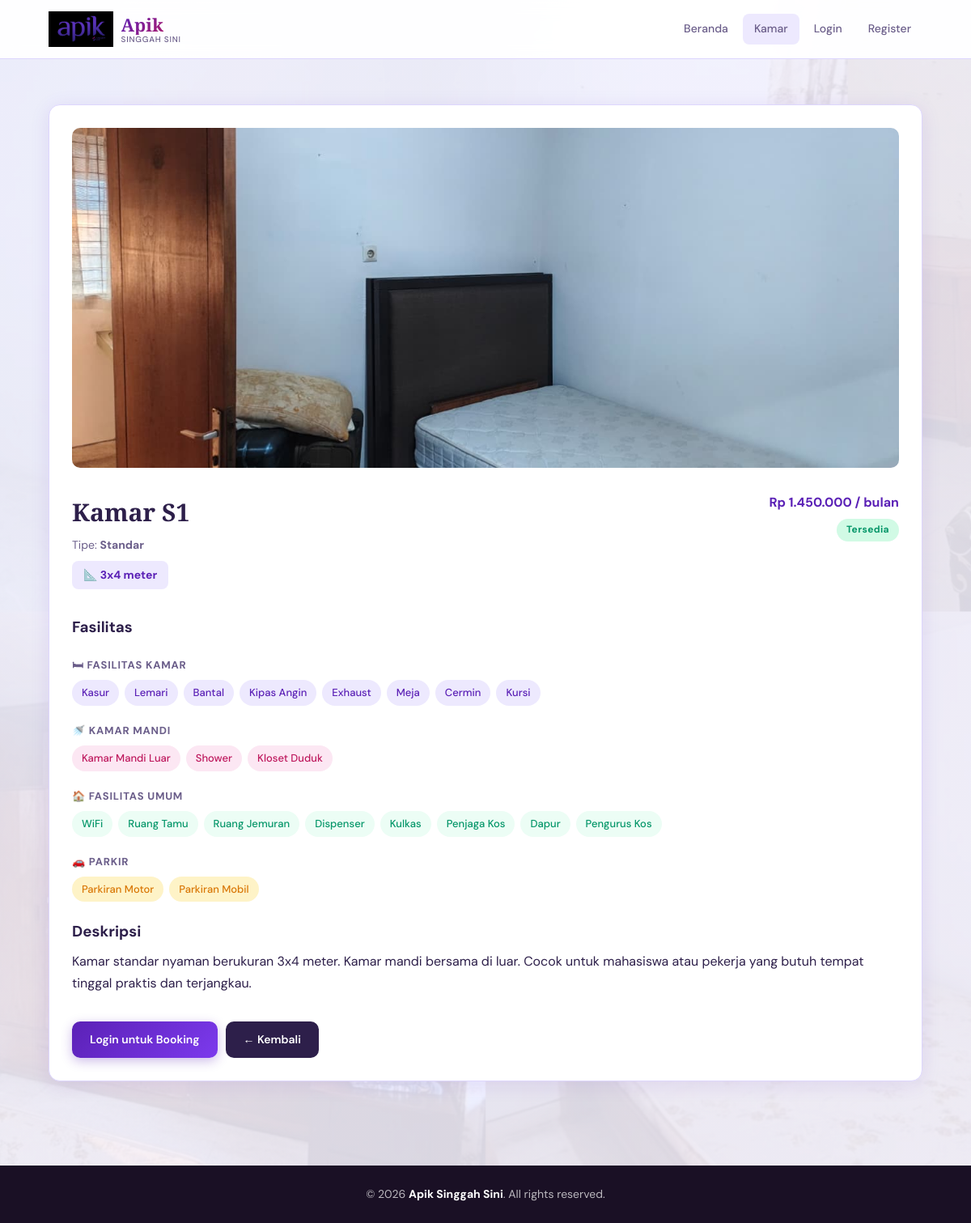
Page /detail-kamar.php?id=1 on the committed database.
### tables this page shows
CREATE TABLE IF NOT EXISTS rooms (
  id                    INT AUTO_INCREMENT PRIMARY KEY,
  nomor                 VARCHAR(10)  NOT NULL UNIQUE,
  tipe                  VARCHAR(50)  NOT NULL,
  harga                 INT          NOT NULL,
  status                ENUM('kosong','booking','terisi') DEFAULT 'kosong',
  ukuran                VARCHAR(30),
  foto                  VARCHAR(255),
  fasilitas_kamar       TEXT,
  fasilitas_kamar_mandi TEXT,
  fasilitas_umum        TEXT,
  fasilitas_parkir      TEXT,
  deskripsi             TEXT,
  created_at            TIMESTAMP DEFAULT CURRENT_TIMESTAMP
);

### detail-kamar.php (the view, shortened to what this page needs)
<?php
require_once 'includes/config.php';
$id = filter_input(INPUT_GET, 'id', FILTER_VALIDATE_INT);
$db   = getDB();
$stmt = $db->prepare('SELECT * FROM rooms WHERE id = ?');
$stmt->execute([$id]);
$room = $stmt->fetch();
$facKamar  = parseFacility($room['fasilitas_kamar']);
$facKM     = parseFacility($room['fasilitas_kamar_mandi']);
$facUmum   = parseFacility($room['fasilitas_umum']);
$facParkir = parseFacility($room['fasilitas_parkir']);
$canBook = $room['status'] === 'kosong';
?>
<!DOCTYPE html>
<html lang="id">
<head>
  <link rel="stylesheet" href="assets/css/style.css">
</head>
<body>
<?php include 'includes/navbar.php'; ?>
<main class="container section">
  <div class="detail-card">
    <img src="<?= e($room['foto']) ?>" alt="Kamar <?= e($room['nomor']) ?>" class="detail-image"
         onerror="this.src='assets/images/kamar-a1.jpg'">
    <div style="display:flex;align-items:flex-start;justify-content:space-between;flex-wrap:wrap;gap:10px;margin-bottom:8px;">
      <div>
        <h2 style="margin-bottom:4px;">Kamar <?= e($room['nomor']) ?></h2>
        <p style="color:var(--muted);font-size:14px;">Tipe: <strong><?= e($room['tipe']) ?></strong></p>
      </div>
      <div style="text-align:right;">
        <p class="price" style="margin:0;"><?= formatRupiah($room['harga']) ?> / bulan</p>
        <?= statusBadge($room['status']) ?>
      </div>
    </div>
    <?php if ($room['ukuran']): ?>
      <div class="ukuran-badge">📐 <?= e($room['ukuran']) ?></div>
    <?php endif; ?>
    <h3 style="margin-top:20px;margin-bottom:14px;">Fasilitas</h3>
    <?php if ($facKamar): ?>
      <div class="fac-section">
        <div class="fac-section-title">🛏 Fasilitas Kamar</div>
        <div class="fac-tags">
          <?php foreach ($facKamar as $f): ?>
            <span class="fac-tag"><?= e($f) ?></span>
          <?php endforeach; ?>
        </div>
      </div>
    <?php endif; ?>
    <?php if ($facKM): ?>
      <div class="fac-section">
        <div class="fac-section-title">🚿 Kamar Mandi</div>
        <div class="fac-tags">
          <?php foreach ($facKM as $f): ?>
            <span class="fac-tag fac-tag-km"><?= e($f) ?></span>
          <?php endforeach; ?>
        </div>
      </div>
    <?php endif; ?>
    <?php if ($facUmum): ?>
      <div class="fac-section">
        <div class="fac-section-title">🏠 Fasilitas Umum</div>
        <div class="fac-tags">
          <?php foreach ($facUmum as $f): ?>
            <span class="fac-tag fac-tag-umum"><?= e($f) ?></span>
          <?php endforeach; ?>
        </div>
      </div>
    <?php endif; ?>
    <?php if ($facParkir): ?>
      <div class="fac-section">
        <div class="fac-section-title">🚗 Parkir</div>
        <div class="fac-tags">
          <?php foreach ($facParkir as $f): ?>
            <span class="fac-tag fac-tag-parkir"><?= e($f) ?></span>
          <?php endforeach; ?>
        </div>
      </div>
    <?php endif; ?>
    <h3 style="margin-top:22px;margin-bottom:8px;">Deskripsi</h3>
    <p><?= e($room['deskripsi'] ?? '') ?></p>
    <div style="margin-top:24px;display:flex;gap:10px;flex-wrap:wrap;align-items:center;">
      <?php if (!$canBook): ?>
        <span class="btn-disabled">
          <?= $room['status'] === 'terisi' ? 'Kamar Sudah Terisi' : 'Sedang Dipesan' ?>
        </span>
      <?php elseif (!$user): ?>
        <a href="login.php" class="btn-primary">Login untuk Booking</a>
      <?php elseif ($user['role'] === 'admin'): ?>
        <span class="btn-disabled">Admin Tidak Bisa Booking</span>
      <?php else: ?>
        <button class="btn-primary" onclick="openBookingModal()">
          Booking Kamar Ini
        </button>
      <?php endif; ?>
      <a href="kamar.php" class="btn-secondary">← Kembali</a>
    </div>
  </div>
</main>
<?php include 'includes/footer.php'; ?>
</body>
</html>

### includes/config.php (shortened to what this page needs)
<?php
function getLoggedInUser(): ?array {
    return $_SESSION['user'] ?? null;
}
function formatRupiah(int $n): string {
    return 'Rp ' . number_format($n, 0, ',', '.');
}
function parseFacility(?string $csv): array {
    return array_map('trim', explode(',', $csv));
}
function e(string $s): string {
    return htmlspecialchars($s, ENT_QUOTES, 'UTF-8');
}
function statusBadge(string $status): string {
    $map = [
        'kosong'               => ['class' => 'status-kosong',  'label' => 'Tersedia'],
        'booking'              => ['class' => 'status-booking', 'label' => 'Sedang Dipesan'],
        'terisi'               => ['class' => 'status-terisi',  'label' => 'Terisi'],
        'menunggu_konfirmasi'  => ['class' => 'status-booking', 'label' => 'Menunggu Konfirmasi'],
        'diterima'             => ['class' => 'status-kosong',  'label' => 'Diterima ✓'],
        'ditolak'              => ['class' => 'status-full',    'label' => 'Ditolak'],
    ];
    $s = $map[$status] ?? ['class' => 'status-full', 'label' => $status];
    return '<span class="status ' . $s['class'] . '">' . $s['label'] . '</span>';
}

### assets/css/style.css (style rules this page uses)
*, *::before, *::after { margin: 0; padding: 0; box-sizing: border-box; }
:root { --purple: #5B21B6; --purple-mid: #7C3AED; --purple-light: #EDE9FE; --pink: #BE185D; --pink-light: #FCE7F3; --dark: #1a1025; --text: #2d1f4a; --muted: #6b5e8a; --surface: #ffffff; --bg: #f5f3ff; --border: #ddd6fe; --success: #059669; --success-light:#d1fae5; --warning: #d97706; --warning-light:#fef3c7; --danger: #dc2626; --danger-light: #fee2e2; --radius: 14px; --shadow: 0 4px 24px rgba(91,33,182,0.10); --shadow-lg: 0 8px 40px rgba(91,33,182,0.16); }
body { background: linear-gradient(rgba(245, 243, 255, 0.88), rgba(245, 243, 255, 0.88)), url('../images/bg-kosan.jpg') center/cover no-repeat fixed; background-color: var(--bg); color: var(--text); font-family: 'DM Sans', sans-serif; line-height: 1.65; }
.container { width: 90%; max-width: 1100px; margin: auto; }
.section { padding: 56px 0; }
.section h2 { margin-bottom: 14px; font-family: 'Playfair Display', serif; font-size: 30px; color: var(--text); }
.btn-primary, .btn-secondary, .btn-whatsapp, .btn-disabled, .btn-payment, .btn-success { display: inline-block; padding: 11px 22px; border-radius: 10px; text-decoration: none; font-weight: 600; font-size: 14px; margin-top: 10px; cursor: pointer; border: none; transition: all .2s; font-family: 'DM Sans', sans-serif; }
.btn-primary { background: linear-gradient(135deg, var(--purple) 0%, var(--purple-mid) 100%); color: white; box-shadow: 0 4px 14px rgba(91,33,182,0.3); }
.btn-secondary { background: var(--text); color: white; }
.price { color: var(--purple); font-weight: 700; margin: 8px 0; font-size: 16px; }
.status { display: inline-block; padding: 4px 12px; border-radius: 20px; font-size: 12px; font-weight: 700; margin: 6px 0; text-transform: capitalize; letter-spacing: 0.03em; }
.status-kosong { background: var(--success-light); color: var(--success); }
.detail-card { background: white; padding: 28px; border-radius: var(--radius); box-shadow: var(--shadow); border: 1px solid var(--border); }
.detail-image { width: 100%; max-height: 420px; object-fit: cover; border-radius: 10px; margin-bottom: 22px; }
.fac-section { margin: 20px 0; }
.fac-section-title { font-size: 13px; font-weight: 700; text-transform: uppercase; letter-spacing: .06em; color: var(--muted); margin-bottom: 8px; }
.fac-tags { display: flex; flex-wrap: wrap; gap: 7px; }
.fac-tag { background: var(--purple-light); color: var(--purple); padding: 5px 12px; border-radius: 20px; font-size: 13px; font-weight: 500; }
.fac-tag-km { background: #fce7f3; color: var(--pink); }
.fac-tag-umum { background: #ecfdf5; color: var(--success); }
.fac-tag-parkir { background: #fef3c7; color: var(--warning); }
.ukuran-badge { display: inline-flex; align-items: center; gap: 6px; background: var(--purple-light); color: var(--purple); padding: 6px 14px; border-radius: 8px; font-weight: 700; font-size: 14px; margin-bottom: 12px; }

### rows in the picture
rooms: foto (picture), nomor "S1", tipe "Standar", harga "Rp 1.450.000", status "Tersedia", ukuran "3x4 meter", fasilitas_kamar "Kasur", fasilitas_kamar "Lemari", fasilitas_kamar "Bantal", fasilitas_kamar "Kipas Angin", fasilitas_kamar "Exhaust", fasilitas_kamar "Meja", fasilitas_kamar "Cermin", fasilitas_kamar "Kursi", fasilitas_kamar_mandi "Kamar Mandi Luar", fasilitas_kamar_mandi "Shower", fasilitas_kamar_mandi "Kloset Duduk", fasilitas_umum "WiFi", fasilitas_umum "Ruang Tamu", fasilitas_umum "Ruang Jemuran", fasilitas_umum "Dispenser", fasilitas_umum "Kulkas", fasilitas_umum "Penjaga Kos", fasilitas_umum "Dapur", fasilitas_umum "Pengurus Kos", fasilitas_parkir "Parkiran Motor", fasilitas_parkir "Parkiran Mobil", deskripsi "Kamar standar nyaman berukuran 3x4 meter. Kamar mandi bersama di luar. Cocok untuk mahasiswa atau pekerja yang butuh tempat tinggal praktis dan terjangkau."

### other values in the picture
SITE_NAME "Apik Singgah Sini"
